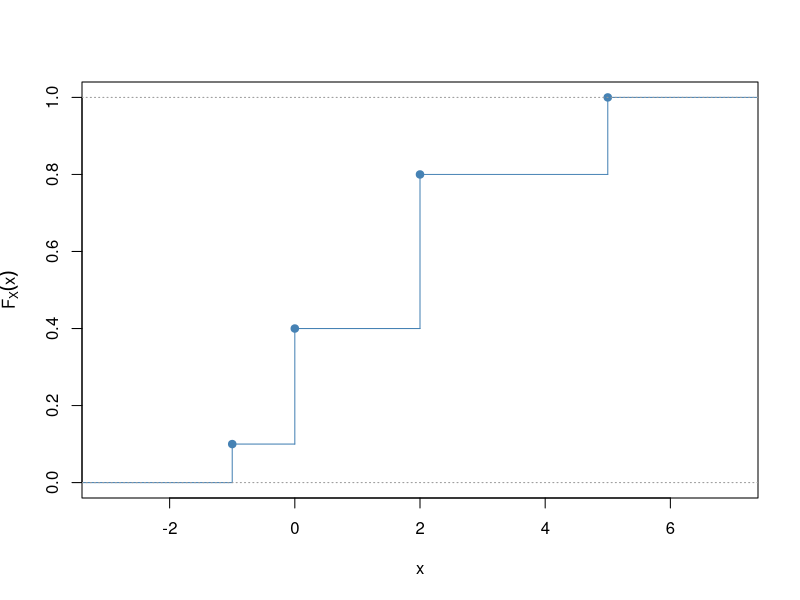

The R script that drew this image:
## ---- chunk 1
#| label: fig-Fx-parcial1
#| fig-cap: "Función de distribución de X"
x_vals <- c(-1, 0, 2, 5)
p <- c(0.1, 0.3, 0.4, 0.2)
Fx <- stepfun(x_vals, c(0, cumsum(p)))

plot(Fx, xlim = c(-3, 7), ylim = c(0, 1),
     xlab = "x", ylab = expression(F[X](x)),
     main = "", do.points = TRUE, pch = 19, col = "steelblue",
     verticals = TRUE)
abline(h = c(0, 1), lty = 3, col = "gray60")
